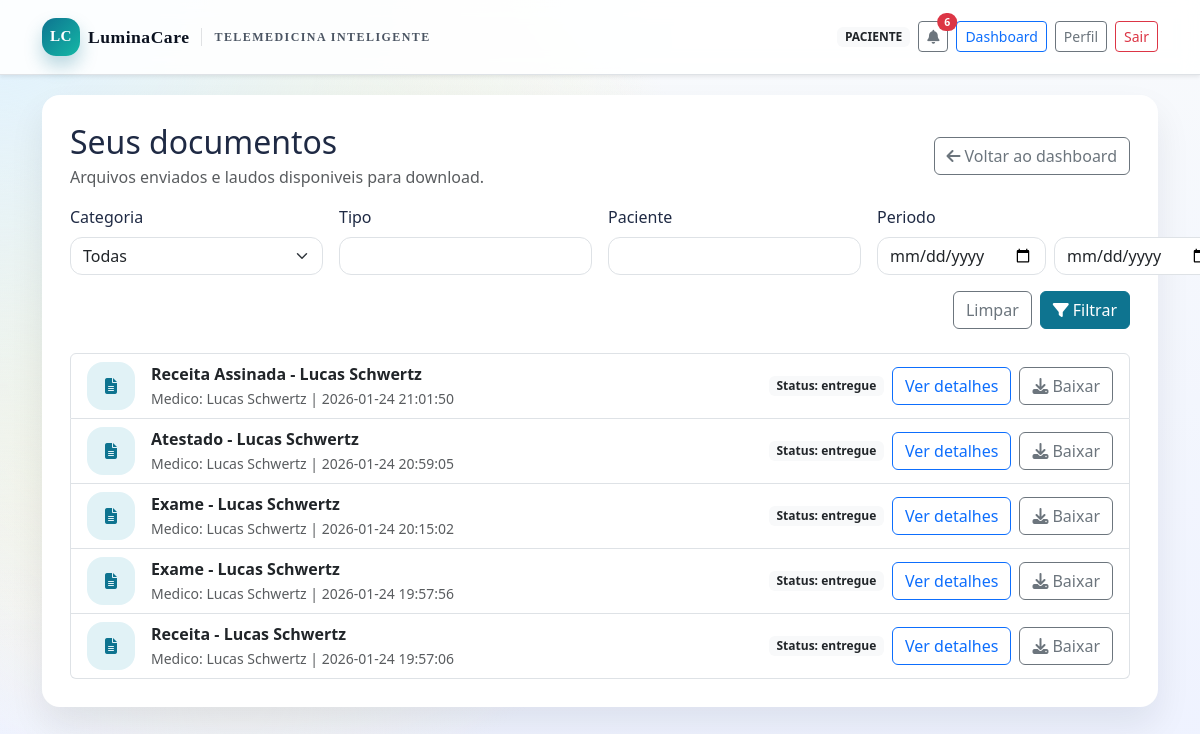
Screenshot of /visualizar_documentos (signed in) with the database file from the repository.
### tables this page shows
CREATE TABLE documents (
            id INTEGER PRIMARY KEY AUTOINCREMENT,
            patient_name TEXT NOT NULL,
            doctor_name TEXT NOT NULL,
            category TEXT NOT NULL,
            doc_type TEXT NOT NULL,
            filename TEXT NOT NULL,
            created_at TEXT NOT NULL DEFAULT CURRENT_TIMESTAMP
        , status TEXT NOT NULL DEFAULT 'pendente', patient_seen INTEGER NOT NULL DEFAULT 0, company_id INTEGER);

### app/routes/documentos_routes.py (the view)
@documentos_bp.route("/visualizar_documentos")
def visualizar_documentos():
    if "user_name" not in session:
        return redirect(url_for("auth.login"))
    db = get_db()
    role = normalize_role(session.get("user_role", ""))
    params = []
    query = """
        SELECT id, patient_name, doctor_name, category, doc_type, filename, created_at, status
        FROM documents
    """
    filtros = {
        "categoria": request.args.get("categoria", "").strip(),
        "tipo": request.args.get("tipo", "").strip(),
        "paciente": request.args.get("paciente", "").strip(),
        "inicio": request.args.get("inicio", "").strip(),
        "fim": request.args.get("fim", "").strip(),
    }
    if role == "medico":
        query += " WHERE doctor_name = ?"
        params.append(session.get("user_name"))
    elif role == "paciente":
        query += " WHERE patient_name = ?"
        params.append(session.get("user_name"))
    else:
        query += " WHERE 1=1"
    company_id = current_company_id()
    if company_id:
        query += " AND company_id = ?"
        params.append(company_id)
    if filtros["categoria"]:
        query += " AND category = ?"
        params.append(filtros["categoria"])
    if filtros["tipo"]:
        query += " AND doc_type LIKE ?"
        params.append(f"%{filtros['tipo']}%")
    if filtros["paciente"] and role != "paciente":
        query += " AND patient_name LIKE ?"
        params.append(f"%{filtros['paciente']}%")
    if filtros["inicio"]:
        query += " AND date(created_at) >= date(?)"
        params.append(filtros["inicio"])
    if filtros["fim"]:
        query += " AND date(created_at) <= date(?)"
        params.append(filtros["fim"])
    query += " ORDER BY created_at DESC"
    documentos = db.execute(query, params).fetchall()
    return render_template(
        "visualizar_documentos.html", documentos=documentos, filtros=filtros
    )

### app/__init__.py (called while the page is built, shortened)
def _register_context(app):
    @app.context_processor
    def inject_notifications():
        if "user_email" not in session:
            return {}
        db = get_db()
        try:
            unread = db.execute(
                "SELECT COUNT(*) FROM notifications WHERE user_email = ? AND is_read = 0",
                (session["user_email"],),
            ).fetchone()[0]
        except Exception:
            unread = 0
        master_email = current_app.config.get("MASTER_ADMIN_EMAIL", "")
        return {
            "notifications_unread": unread,
            "company_name": current_company_name(),
            "is_master_admin": session.get("user_email") == master_email if master_email else False,
        }

def _register_tenant(app):
    @app.before_request
    def load_company():
        host = request.host.split(":")[0]
        parts = host.split(".")
        subdomain = None
        if len(parts) >= 3 and host.endswith("luminacare.local"):
            subdomain = parts[0]
        if not subdomain:
            g.company_id = None
            g.company_name = None
            return

### app/db.py (called while the page is built)
def get_db():
    if "db" not in g:
        db_path = current_app.config["DB_PATH"]
        conn = sqlite3.connect(db_path)
        conn.row_factory = sqlite3.Row
        g.db = conn
    return g.db

### app/tenant.py (called while the page is built)
def current_company_id():
    return session.get("company_id") or getattr(g, "company_id", None)

def current_company_name():
    return session.get("company_name") or getattr(g, "company_name", None)

### app/utils.py (called while the page is built)
def _normalize_text(value):
    if not value:
        return ""
    normalized = unicodedata.normalize("NFKD", value)
    return "".join(ch for ch in normalized if not unicodedata.combining(ch))

def normalize_role(value):
    normalized = _normalize_text(value).strip().lower()
    if normalized in {
        "clinica/admin",
        "clinica",
        "admin",
        "cl\u00c3\u00adnica/admin",
    }:
        return "clinica"
    if normalized in {"medico", "m\u00c3\u00a9dico"}:
        return "medico"
    if normalized in {"paciente"}:
        return "paciente"
    return normalized

### app/templates/visualizar_documentos.html (shortened to what this page needs)
{% extends 'base.html' %}
{% block content %}
<div class="section-card fade-up">
  <div class="d-flex flex-column flex-md-row align-items-md-center justify-content-between gap-3 mb-3">
    <div>
      <h2 class="mb-1">Seus documentos</h2>
      <p class="text-muted mb-0">Arquivos enviados e laudos disponiveis para download.</p>
    </div>
    <a href="{{ url_for('dashboard.dashboard') }}" class="btn btn-outline-secondary">
      <i class="fas fa-arrow-left me-1"></i>Voltar ao dashboard
    </a>
  </div>
  <form method="get" class="row g-3 mb-4">
    <div class="col-md-3">
      <label class="form-label">Categoria</label>
      <select name="categoria" class="form-select">
        <option value="">Todas</option>
      </select>
    </div>
    <div class="col-md-3">
      <label class="form-label">Tipo</label>
      <input type="text" name="tipo" class="form-control" value="{{ filtros.tipo }}">
    </div>
    <div class="col-md-3">
      <label class="form-label">Paciente</label>
      <input type="text" name="paciente" class="form-control" value="{{ filtros.paciente }}">
    </div>
    <div class="col-md-3">
      <label class="form-label">Periodo</label>
      <div class="d-flex gap-2">
        <input type="date" name="inicio" class="form-control" value="{{ filtros.inicio }}">
        <input type="date" name="fim" class="form-control" value="{{ filtros.fim }}">
      </div>
    </div>
    <div class="col-12 d-flex justify-content-end gap-2">
      <a href="{{ url_for('documentos.visualizar_documentos') }}" class="btn btn-outline-secondary">Limpar</a>
      <button type="submit" class="btn btn-primary">
        <i class="fas fa-filter me-1"></i>Filtrar
      </button>
    </div>
  </form>
{% if documentos %}
  <div class="list-group">
    {% for doc in documentos %}
      <div class="list-group-item d-flex flex-column flex-md-row align-items-md-center justify-content-between gap-2">
        <div class="d-flex align-items-center gap-3">
          <span class="icon-badge"><i class="fas fa-file-alt"></i></span>
          <div>
            <div class="fw-semibold">{{ doc['doc_type'] }} - {{ doc['patient_name'] }}</div>
            <small class="text-muted">Medico: {{ doc['doctor_name'] }} | {{ doc['created_at'] }}</small>
          </div>
        </div>
        <div class="d-flex gap-2">
          <span class="badge bg-light text-dark align-self-center">Status: {{ doc['status'] }}</span>
          <a href="{{ url_for('documentos.detalhe_documento', doc_id=doc['id']) }}" class="btn btn-outline-primary">
            Ver detalhes
          </a>
          <a href="{{ url_for('documentos.download_arquivo', nome_arquivo=doc['filename']) }}" class="btn btn-outline-secondary">
            <i class="fas fa-download me-1"></i>Baixar
          </a>
        </div>
      </div>
    {% endfor %}
  </div>
{% else %}
  <div class="text-center py-5">
    <p class="text-muted mb-2">Voce ainda nao possui documentos disponiveis.</p>
    <a href="{{ url_for('dashboard.dashboard') }}" class="btn btn-outline-secondary">Voltar</a>
  </div>
{% endif %}
</div>
{% endblock %}

### app/static/css/styles.css (style rules this page uses)
:root { --ink-900: #0b1220; --ink-700: #1f2a44; --ink-500: #4b5563; --surface-100: #f8fafc; --surface-200: #eef2ff; --primary-600: #0e7490; --primary-500: #0891b2; --accent-500: #f59e0b; --success-500: #22c55e; --danger-500: #ef4444; --card-shadow: 0 20px 45px rgba(15, 23, 42, 0.12); }
body.app-body { font-family: "Sora", "Segoe UI", sans-serif; color: var(--ink-700); background: radial-gradient(circle at top left, #e0f2fe, transparent 45%), radial-gradient(circle at 20% 40%, #fef3c7, transparent 45%), linear-gradient(180deg, #f8fafc 0%, #eef2ff 100%); min-height: 100vh; }
.section-card { background: #ffffff; border-radius: 18px; box-shadow: 0 18px 35px rgba(15, 23, 42, 0.08); padding: 1.75rem; height: 100%; }
.icon-badge { width: 48px; height: 48px; border-radius: 16px; display: inline-flex; align-items: center; justify-content: center; background: rgba(8, 145, 178, 0.12); color: var(--primary-600); }
.btn-primary { background: var(--primary-600); border-color: var(--primary-600); }
.form-control, .form-select, .form-control:focus, .form-select:focus { border-radius: 12px; }
.fade-up { animation: fadeUp 0.5s ease both; }

### rows the page displays
documents: doc_type "Receita Assinada", patient_name "Lucas Schwertz", doctor_name "Lucas Schwertz", created_at "2026-01-24 21:01:50", status "entregue"
documents: doc_type "Atestado", patient_name "Lucas Schwertz", doctor_name "Lucas Schwertz", created_at "2026-01-24 20:59:05", status "entregue"
documents: doc_type "Exame", patient_name "Lucas Schwertz", doctor_name "Lucas Schwertz", created_at "2026-01-24 20:15:02", status "entregue"
documents: doc_type "Exame", patient_name "Lucas Schwertz", doctor_name "Lucas Schwertz", created_at "2026-01-24 19:57:56", status "entregue"
documents: doc_type "Receita", patient_name "Lucas Schwertz", doctor_name "Lucas Schwertz", created_at "2026-01-24 19:57:06", status "entregue"

### other values shown
{{ session.get('user_role', 'usuario') }} "PACIENTE"
{{ notifications_unread }} "6"
